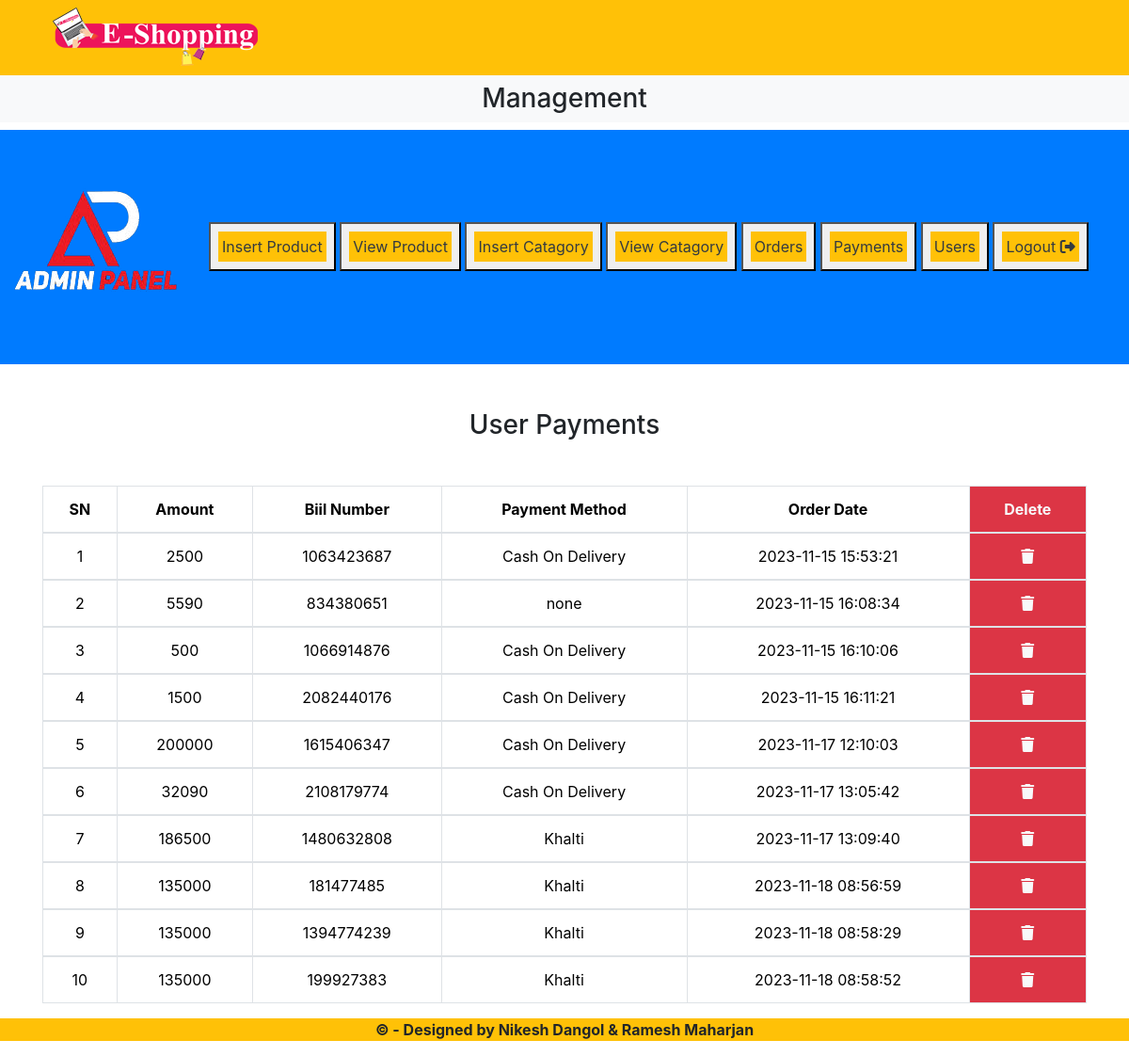
The app's page /Admin/index.php?payment with its own data.
### tables this page shows
CREATE TABLE `payment` (
  `pay_Id` int(11) NOT NULL,
  `Ord_Id` int(11) NOT NULL,
  `bill_num` int(11) NOT NULL,
  `amount` int(11) NOT NULL,
  `pay_mode` varchar(255) NOT NULL,
  `date` timestamp NOT NULL DEFAULT current_timestamp() ON UPDATE current_timestamp()
);

### Admin/payment.php (the view, shortened to what this page needs)
<h3 class="text-center">User Payments</h3>
<table class="table table-bordered mt-5">
    <thead class="">
        <?php
        $get_pay="Select * from `payment` ";
        $run=mysqli_query($con,$get_pay);
        $row_count=mysqli_num_rows($run);
        echo "
        <tr class='text-center'>
            <th>SN</th>
            <th>Amount</th>
            <th>Biil Number</th>
            <th>Payment Method</th>
            <th>Order Date</th>
            <th class='bg-danger text-light'>Delete</th>
        </tr>
        </thead>
        ";
        if ($row_count ==0)
        {
            echo "<h2 class='text-danger'> No any Payments for Orders<h2> ";
        }
        else{
            $num=0;
            while($result = mysqli_fetch_assoc($run))
            {
                $pay_Id=$result['pay_Id'];
                $bill_num=$result['bill_num'];
                $amount=$result['amount'];
                $pay_mode=$result['pay_mode'];
                $date=$result['date'];
                $num++;
                echo"
                <tbody>
            <tr class='text-center'>
                <td>$num</td>
                <td> $amount</td>
                <td> $bill_num</td>
                <td> $pay_mode</td>
                <td > $date</td>
                <td class='bg-danger'><a  href='index.php?del_payment=$pay_Id'><i class='fa-solid fa-trash text-light '></a></td>
            </tr>
        </tbody>
        ";
            }
        }
        ?>
</table>

### Admin/index.php (style rules this page uses)
body { overflow-x:hidden; }

### records on screen
payment: amount "2500", bill_num "1063423687", pay_mode "Cash On Delivery", date "2023-11-15 15:53:21"
payment: amount "5590", bill_num "834380651", pay_mode "none", date "2023-11-15 16:08:34"
payment: amount "500", bill_num "1066914876", pay_mode "Cash On Delivery", date "2023-11-15 16:10:06"
payment: amount "1500", bill_num "2082440176", pay_mode "Cash On Delivery", date "2023-11-15 16:11:21"
payment: amount "200000", bill_num "1615406347", pay_mode "Cash On Delivery", date "2023-11-17 12:10:03"
payment: amount "32090", bill_num "2108179774", pay_mode "Cash On Delivery", date "2023-11-17 13:05:42"
payment: amount "186500", bill_num "1480632808", pay_mode "Khalti", date "2023-11-17 13:09:40"
payment: amount "135000", bill_num "181477485", pay_mode "Khalti", date "2023-11-18 08:56:59"
payment: amount "135000", bill_num "1394774239", pay_mode "Khalti", date "2023-11-18 08:58:29"
payment: amount "135000", bill_num "199927383", pay_mode "Khalti", date "2023-11-18 08:58:52"
